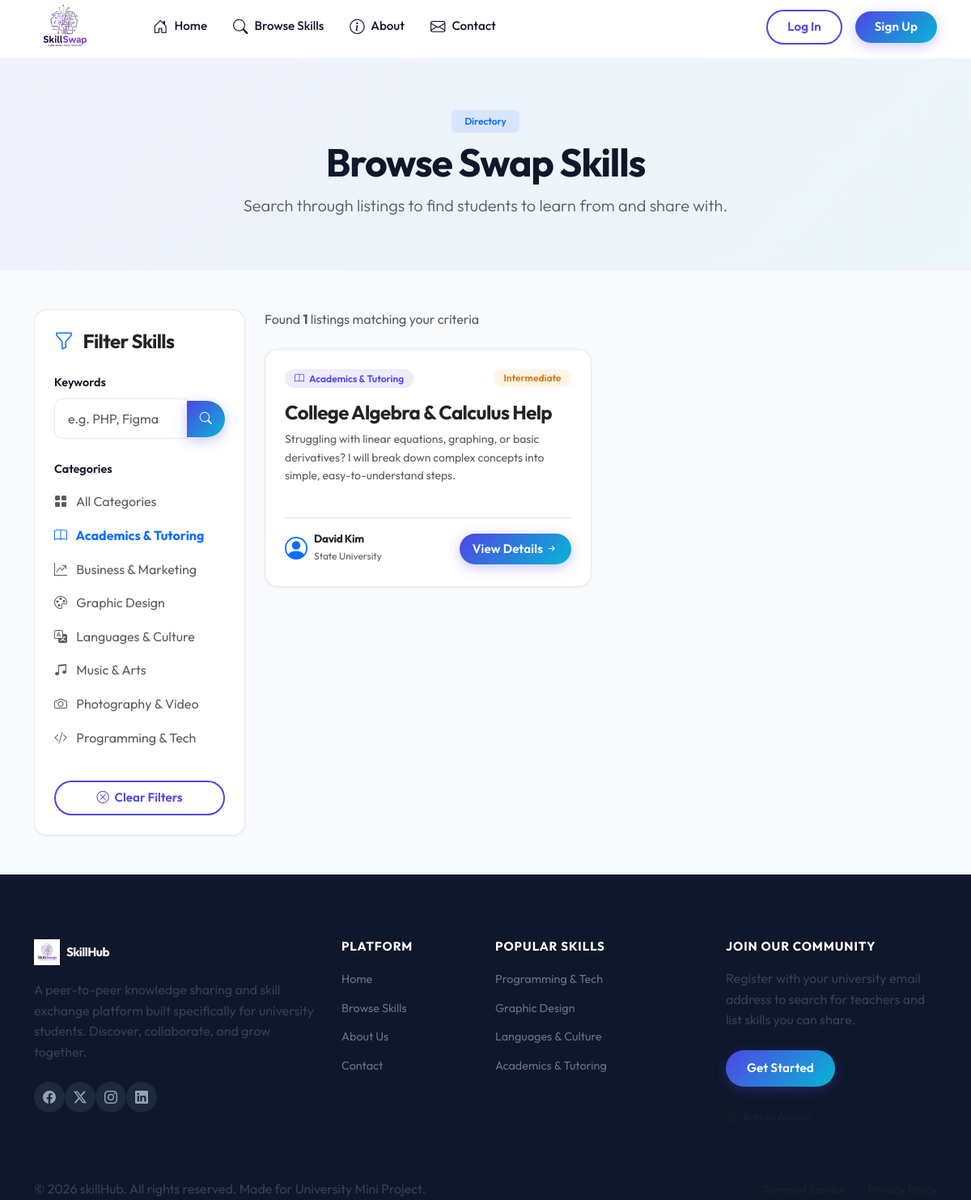
The page /browse-skills.php?category=5 on the database as committed earlier.
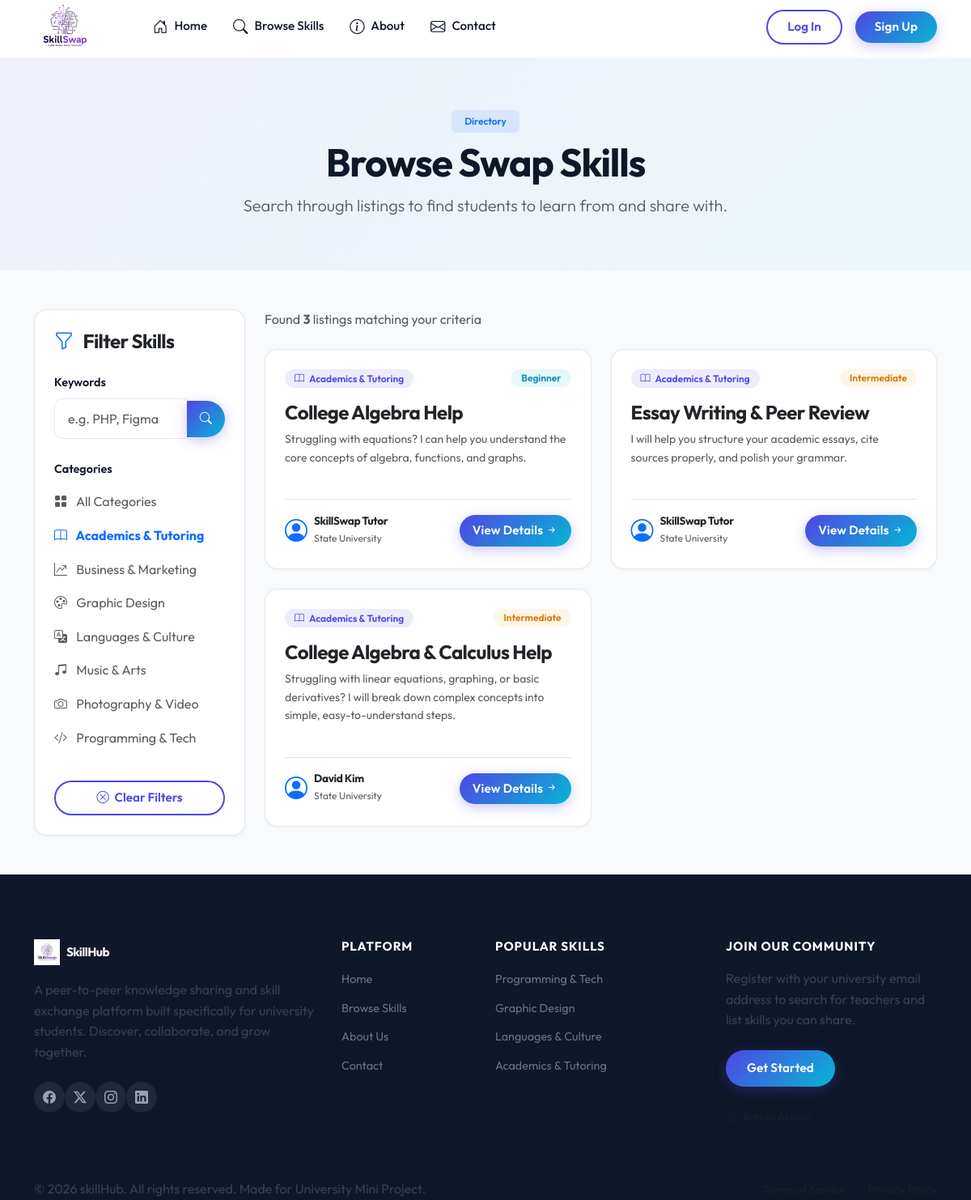
The same page on the database as committed later.
### tables this page shows
CREATE TABLE `categories` (
  `id` int(11) NOT NULL,
  `name` varchar(50) NOT NULL,
  `icon` varchar(50) DEFAULT 'bi-code-slash'
);

CREATE TABLE `skills` (
  `id` int(11) NOT NULL,
  `user_id` int(11) NOT NULL,
  `title` varchar(100) NOT NULL,
  `description` text NOT NULL,
  `category_id` int(11) NOT NULL,
  `level` enum('Beginner','Intermediate','Advanced') NOT NULL,
  `availability` varchar(100) NOT NULL,
  `created_at` timestamp NOT NULL DEFAULT current_timestamp()
);

CREATE TABLE `users` (
  `id` int(11) NOT NULL,
  `username` varchar(50) NOT NULL,
  `email` varchar(100) NOT NULL,
  `password` varchar(255) NOT NULL,
  `name` varchar(100) NOT NULL,
  `university` varchar(150) DEFAULT NULL,
  `department` varchar(150) DEFAULT NULL,
  `bio` text DEFAULT NULL,
  `skills_teach` text DEFAULT NULL,
  `skills_learn` text DEFAULT NULL,
  `profile_photo` varchar(255) DEFAULT 'default-profile.png',
  `created_at` timestamp NOT NULL DEFAULT current_timestamp()
);

### includes/auth.php (called while the page is built, shortened)
<?php
function isLoggedIn() {
    return isset($_SESSION['user_id']);
}
function isAdminLoggedIn() {
    return isset($_SESSION['admin_id']);
}
?>

### browse-skills.php (the view, shortened to what this page needs)
<?php
require_once 'includes/db.php';
require_once 'includes/auth.php';
$categories = [];
try {
    $categories = $pdo->query("SELECT * FROM categories ORDER BY name ASC")->fetchAll();
} catch (PDOException $e) {
}
$search = isset($_GET['search']) ? trim($_GET['search']) : '';
$category_filter = isset($_GET['category']) ? (int)$_GET['category'] : 0;
$query = "SELECT s.*, u.name as teacher_name, u.university as teacher_uni, c.name as category_name, c.icon as category_icon
          FROM skills s
          JOIN users u ON s.user_id = u.id
          JOIN categories c ON s.category_id = c.id
          WHERE 1=1";
$params = [];
if ($category_filter > 0) {
    $query .= " AND s.category_id = ?";
    $params[] = $category_filter;
}
$query .= " ORDER BY s.created_at DESC";
$skills = [];
try {
    $stmt = $pdo->prepare($query);
    $stmt->execute($params);
    $skills = $stmt->fetchAll();
} catch (PDOException $e) {
    $error = "Error fetching skills database: " . $e->getMessage();
}
require_once 'includes/header.php';
require_once 'includes/navbar.php';
?>
<section class="py-5 bg-light text-center" style="background: var(--gradient-soft) !important;">
    <div class="container my-3">
        <span class="badge bg-primary bg-opacity-10 text-primary px-3 py-2 mb-2 fw-semibold">Directory</span>
        <h1 class="display-5 fw-bold">Browse Swap Skills</h1>
        <p class="text-muted lead mx-auto" style="max-width: 600px;">Search through listings to find students to learn from and share with.</p>
    </div>
</section>
<div class="container my-5">
    <div class="row g-4">
        <div class="col-lg-3">
            <div class="card card-premium p-4 bg-white sticky-lg-top" style="top: 100px; z-index: 10;">
                <h4 class="fw-bold mb-4 text-dark"><i class="bi bi-funnel text-primary me-2"></i> Filter Skills</h4>
                <form action="browse-skills.php" method="GET">
                    <div class="mb-4">
                        <label for="search" class="form-label form-label-premium">Keywords</label>
                        <div class="input-group">
                            <input type="text" name="search" id="search" class="form-control form-control-premium" placeholder="e.g. PHP, Figma" value="<?php echo htmlspecialchars($search); ?>">
                            <button type="submit" class="btn btn-premium px-3"><i class="bi bi-search"></i></button>
                        </div>
                    </div>
                    <div class="mb-4">
                        <label class="form-label form-label-premium">Categories</label>
                        <div class="list-group list-group-flush">
                            <a href="browse-skills.php?search=<?php echo urlencode($search); ?>" class="list-group-item list-group-item-action border-0 px-0 d-flex justify-content-between align-items-center py-2 <?php echo $category_filter === 0 ? 'text-primary fw-bold' : 'text-muted'; ?>">
                                <span><i class="bi bi-grid-fill me-2"></i> All Categories</span>
                            </a>
                            <?php foreach ($categories as $cat): ?>
                                <a href="browse-skills.php?category=<?php echo $cat['id']; ?>&search=<?php echo urlencode($search); ?>" class="list-group-item list-group-item-action border-0 px-0 d-flex justify-content-between align-items-center py-2 <?php echo $category_filter === (int)$cat['id'] ? 'text-primary fw-bold' : 'text-muted'; ?>">
                                    <span><i class="bi <?php echo htmlspecialchars($cat['icon']); ?> me-2"></i> <?php echo htmlspecialchars($cat['name']); ?></span>
                                </a>
                            <?php endforeach; ?>
                        </div>
                    </div>
                    <?php if (!empty($search) || $category_filter > 0): ?>
                        <a href="browse-skills.php" class="btn btn-premium-outline w-100 mt-2 py-2">
                            <i class="bi bi-x-circle me-1"></i> Clear Filters
                        </a>
                    <?php endif; ?>
                </form>
            </div>
        </div>
        <div class="col-lg-9">
            <div class="d-flex justify-content-between align-items-center mb-4">
                <p class="text-muted mb-0">Found <strong><?php echo count($skills); ?></strong> listings matching your criteria</p>
            </div>
            <?php if (empty($skills)): ?>
                <div class="card card-premium p-5 text-center bg-white">
                    <div class="display-1 text-muted"><i class="bi bi-search-heart"></i></div>
                    <h3 class="fw-bold mt-3">No Skills Found</h3>
                    <p class="text-muted mx-auto" style="max-width: 450px;">We couldn't find any skills matching your search parameters. Try clearing the filters or search for something else!</p>
                    <div class="mt-3">
                        <a href="browse-skills.php" class="btn btn-premium"><i class="bi bi-arrow-counterclockwise me-1"></i> View All Listings</a>
                    </div>
                </div>
            <?php else: ?>
                <div class="row g-4">
                    <?php foreach ($skills as $skill): ?>
                        <div class="col-md-6">
                            <div class="card card-premium h-100 d-flex flex-column justify-content-between p-4 bg-white">
                                <div>
                                    <div class="d-flex justify-content-between align-items-center mb-3">
                                        <span class="badge badge-custom badge-category">
                                            <i class="bi <?php echo htmlspecialchars($skill['category_icon']); ?> me-1"></i> <?php echo htmlspecialchars($skill['category_name']); ?>
                                        </span>
                                        <span class="badge badge-custom badge-level-<?php echo strtolower($skill['level']); ?>"><?php echo htmlspecialchars($skill['level']); ?></span>
                                    </div>
                                    <h4 class="fw-bold text-dark mb-2"><?php echo htmlspecialchars($skill['title']); ?></h4>
                                    <p class="text-muted small mb-4"><?php echo htmlspecialchars(substr($skill['description'], 0, 150)) . (strlen($skill['description']) > 150 ? '...' : ''); ?></p>
                                </div>
                                <div class="border-top pt-3 mt-3 d-flex justify-content-between align-items-center">
                                    <div class="d-flex align-items-center gap-2">
                                        <i class="bi bi-person-circle text-primary fs-3"></i>
                                        <div>
                                            <h6 class="mb-0 fw-bold text-dark" style="font-size: 0.85rem;"><?php echo htmlspecialchars($skill['teacher_name']); ?></h6>
                                            <small class="text-muted" style="font-size: 0.75rem;"><?php echo htmlspecialchars($skill['teacher_uni']); ?></small>
                                        </div>
                                    </div>
                                    <a href="skill-details.php?id=<?php echo $skill['id']; ?>" class="btn btn-sm btn-premium py-2 px-3">
                                        View Details <i class="bi bi-arrow-right-short"></i>
                                    </a>
                                </div>
                            </div>
                        </div>
                    <?php endforeach; ?>
                </div>
            <?php endif; ?>
        </div>
    </div>
</div>
<?php require_once 'includes/footer.php'; ?>

### includes/header.php (shortened to what this page needs)
<?php
$base_path = isset($base_path) ? $base_path : '';
?>
<!DOCTYPE html>
<html lang="en">
<head>
    <link href="https://cdn.jsdelivr.net/npm/bootstrap@5.3.2/dist/css/bootstrap.min.css" rel="stylesheet">
    <link rel="stylesheet" href="https://cdn.jsdelivr.net/npm/bootstrap-icons@1.11.2/font/bootstrap-icons.min.css">
    <link rel="stylesheet" href="<?php echo $base_path; ?>assets/css/style.css">
</head>
<body>

### includes/navbar.php (shortened to what this page needs)
<?php
$base_path = isset($base_path) ? $base_path : '';
require_once __DIR__ . '/auth.php';
$current_user = null;
?>
<nav class="navbar navbar-expand-lg navbar-custom sticky-top">
    <div class="container">
        <a class="navbar-brand navbar-brand-custom d-flex align-items-center" href="<?php echo $base_path; ?>index.php">
            <img src="<?php echo $base_path; ?>assets/img/logo2.jpeg" alt="SkillSwap Logo" style="height: 75px; width: auto; object-fit: contain;">
        </a>
        <div class="collapse navbar-collapse" id="navbarNav">
            <ul class="navbar-nav ms-lg-5 me-auto mb-2 mb-lg-0 align-items-lg-center gap-3">
                <?php if (isAdminLoggedIn()): ?>
                    <li class="nav-item">
                        <a class="nav-link nav-link-custom" href="<?php echo $base_path; ?>admin/dashboard.php">Dashboard</a>
                    </li>
                    <li class="nav-item">
                        <a class="nav-link nav-link-custom" href="<?php echo $base_path; ?>admin/users.php">Users</a>
                    </li>
                    <li class="nav-item">
                        <a class="nav-link nav-link-custom" href="<?php echo $base_path; ?>admin/skills.php">Skills</a>
                    </li>
                    <li class="nav-item">
                        <a class="nav-link nav-link-custom" href="<?php echo $base_path; ?>admin/categories.php">Categories</a>
                    </li>
                    <li class="nav-item">
                        <a class="nav-link nav-link-custom" href="<?php echo $base_path; ?>admin/requests.php">Requests</a>
                    </li>
                <?php else: ?>
                    <li class="nav-item">
                        <a class="nav-link nav-link-custom" href="<?php echo $base_path; ?>index.php">
                            <i class="bi bi-house-door"></i> Home
                        </a>
                    </li>
                    <li class="nav-item">
                        <a class="nav-link nav-link-custom" href="<?php echo $base_path; ?>browse-skills.php">
                            <i class="bi bi-search"></i> Browse Skills
                        </a>
                    </li>
                    <li class="nav-item">
                        <a class="nav-link nav-link-custom" href="<?php echo $base_path; ?>about.php">
                            <i class="bi bi-info-circle"></i> About
                        </a>
                    </li>
                    <li class="nav-item">
                        <a class="nav-link nav-link-custom" href="<?php echo $base_path; ?>contact.php">
                            <i class="bi bi-envelope"></i> Contact
                        </a>
                    </li>
                <?php endif; ?>
            </ul>
            <div class="d-flex align-items-center gap-3 ms-auto">
                <?php if (isAdminLoggedIn()): ?>
                    <span class="badge bg-danger">Admin Mode</span>
                    <a href="<?php echo $base_path; ?>logout.php" class="btn btn-premium-outline py-2 px-4">Logout</a>
                <?php else: ?>
                    <a href="<?php echo $base_path; ?>login.php" class="btn btn-premium-outline py-2 px-4">Log In</a>
                    <a href="<?php echo $base_path; ?>register.php" class="btn btn-premium py-2 px-4">Sign Up</a>
                <?php endif; ?>
            </div>
        </div>
    </div>
</nav>

### includes/footer.php (shortened to what this page needs)
<?php
$base_path = isset($base_path) ? $base_path : '';
?>
<footer class="footer-custom">
    <div class="container">
        <div class="row g-4 mb-5">
            <div class="col-lg-4 col-md-6">
                <h5 class="footer-title d-flex align-items-center gap-2">
                    <img src="<?php echo $base_path; ?>assets/img/logo2.jpeg" alt="SkillHub Logo" style="height: 32px; width: auto; object-fit: contain;">
                    <span style="font-weight: 700; letter-spacing: -0.5px; text-transform: none;">SkillHub</span>
                </h5>
                <p class="mb-4 text-secondary-white">A peer-to-peer knowledge sharing and skill exchange platform built specifically for university students. Discover, collaborate, and grow together.</p>
                <div class="d-flex">
                    <a href="#" class="social-icon-btn"><i class="bi bi-facebook"></i></a>
                    <a href="#" class="social-icon-btn"><i class="bi bi-twitter-x"></i></a>
                    <a href="#" class="social-icon-btn"><i class="bi bi-instagram"></i></a>
                    <a href="#" class="social-icon-btn"><i class="bi bi-linkedin"></i></a>
                </div>
            </div>
            <div class="col-lg-2 col-md-6 col-6">
                <h5 class="footer-title">Platform</h5>
                <ul class="footer-links">
                    <li><a href="<?php echo $base_path; ?>index.php">Home</a></li>
                    <li><a href="<?php echo $base_path; ?>browse-skills.php">Browse Skills</a></li>
                    <li><a href="<?php echo $base_path; ?>about.php">About Us</a></li>
                    <li><a href="<?php echo $base_path; ?>contact.php">Contact</a></li>
                </ul>
            </div>
            <div class="col-lg-3 col-md-6 col-6">
                <h5 class="footer-title">Popular Skills</h5>
                <ul class="footer-links">
                    <li><a href="<?php echo $base_path; ?>browse-skills.php">Programming & Tech</a></li>
                    <li><a href="<?php echo $base_path; ?>browse-skills.php">Graphic Design</a></li>
                    <li><a href="<?php echo $base_path; ?>browse-skills.php">Languages & Culture</a></li>
                    <li><a href="<?php echo $base_path; ?>browse-skills.php">Academics & Tutoring</a></li>
                </ul>
            </div>
            <div class="col-lg-3 col-md-6">
                <h5 class="footer-title">Join Our Community</h5>
                <p>Register with your university email address to search for teachers and list skills you can share.</p>
                <a href="<?php echo $base_path; ?>register.php" class="btn btn-premium btn-sm mt-2">Get Started</a>
                <div class="mt-4">
                    <a href="<?php echo $base_path; ?>admin/login.php" class="text-muted text-decoration-none small"><i class="bi bi-lock me-1"></i> Admin Access</a>
                </div>
            </div>
        </div>
        <hr style="border-color: #1e293b;">
        <div class="row align-items-center">
            <div class="col-md-6 text-center text-md-start">
                <p class="mb-0">&copy; <?php echo date("Y"); ?> skillHub. All rights reserved. Made for University Mini Project.</p>
            </div>
            <div class="col-md-6 text-center text-md-end mt-2 mt-md-0">
                <ul class="list-inline mb-0">
                    <li class="list-inline-item"><a href="#" class="text-muted text-decoration-none small">Terms of Service</a></li>
                    <li class="list-inline-item ms-3"><a href="#" class="text-muted text-decoration-none small">Privacy Policy</a></li>
                </ul>
            </div>
        </div>
    </div>
</footer>
</body>
</html>

Rows that differ between the two databases and show on the page:
added skills: category.name "Academics & Tutoring", level "Beginner", title "College Algebra Help", description "Struggling with equations? I can help you understand the core concepts of algebra, functions, and graphs.", user.name "SkillSwap Tutor", user.university "State University"
added skills: category.name "Academics & Tutoring", level "Intermediate", title "Essay Writing & Peer Review", description "I will help you structure your academic essays, cite sources properly, and polish your grammar.", user.name "SkillSwap Tutor", user.university "State University"
Other text that changed with them:
count($skills): "1" → "3"
